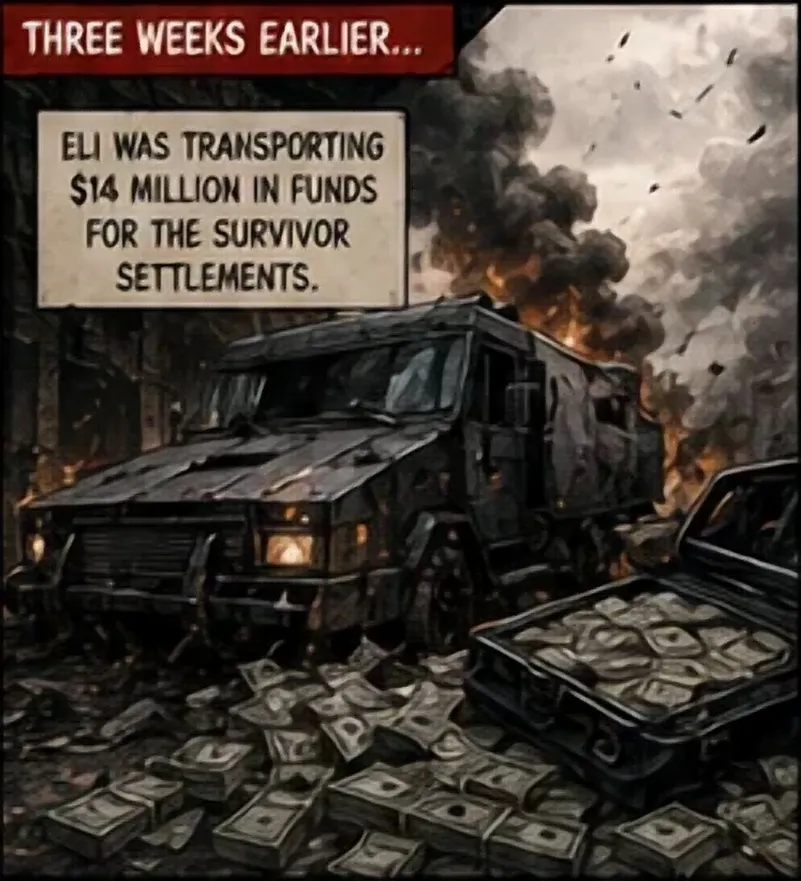
#> input picture Workbook/pkg/assets/covenant-ch1/p1_1.webp, 801 x 881 px, shrunk from 996 x 1096 before the run
$ python extract_panels.py ../assets/covenant-ch1/p1_1.webp ../assets/covenant-ch1/p1_2.webp
#> lines starting #> are read from the running program, lines starting #| are printed output that depends on the picture; after the words box and inside, x2 and y2 are one past the last pixel; in counts of white or black regions, pixels touching at a corner belong together
#!/usr/bin/env python3
"""
extract_panels.py — detect comic panels in a full page image and tight-crop them.

Pipeline:
  1. Detect horizontal black gutters -> row bands.
  2. Within each band, detect vertical black gutters -> panel columns.
  3. Tight-trim each panel to its non-black content bbox (removes gutter slivers).
  4. Emit crops + a layout.json (rows of {x0,y0,x1,y1}).

Usage:
  python extract_panels.py SOURCE.png OUT_DIR
Then verify OUT_DIR/_overlay.png before using the crops.

Notes:
  - Thresholds (BLACK=22, content fracs) were tuned for the Covenant source art.
    A new comic with different gutter darkness may need tweaks.
  - Detection is heuristic. ALWAYS eyeball _overlay.png; comics with non-black
    gutters or borderless panels will need manual band/segment overrides.
"""
import sys, os, json, cv2, numpy as np

BLACK = 22  # pixel value below which a pixel counts as "gutter/black"

def runs(idx, minlen):
    out=[]
    if len(idx)==0: return out
    s=p=int(idx[0])
    for i in idx[1:]:
        i=int(i)
        if i==p+1: p=i
        else:
            if p-s+1>=minlen: out.append((s,p))
            s=p=i
    if p-s+1>=minlen: out.append((s,p))
    return out

def tight(mask, y0,y1,x0,x1, thr=0.03, pad=1):
    sub=mask[y0:y1,x0:x1]
    cols=np.where(sub.mean(axis=0)>thr)[0]; rows=np.where(sub.mean(axis=1)>thr)[0]
    if len(cols)==0 or len(rows)==0: return (x0,y0,x1,y1)
    return (max(0,x0+int(cols[0])-pad),  max(0,y0+int(rows[0])-pad),
            min(mask.shape[1],x0+int(cols[-1])+1+pad), min(mask.shape[0],y0+int(rows[-1])+1+pad))

def main(src, outdir):
#> called with src = '../assets/covenant-ch1/p1_1.webp', outdir = '../assets/covenant-ch1/p1_2.webp'
    os.makedirs(outdir, exist_ok=True)
    img=cv2.imread(src); h,w=img.shape[:2]
#> in main, img is the input picture: shape (881, 801, 3); mean B, G, R 56.3, 63.6, 72.5
    mask=(cv2.cvtColor(img,cv2.COLOR_BGR2GRAY)>BLACK).astype(np.uint8)
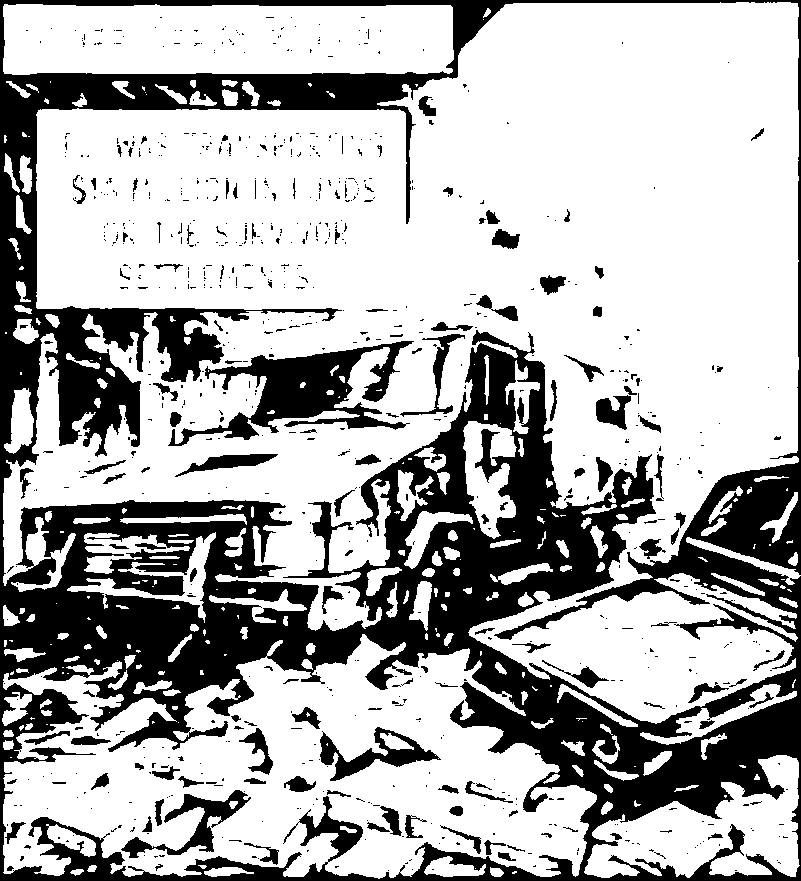
#> mask: shape (881, 801); values 0 (black) and 1 (white), 69.2% white; 832 black regions (694 under 20 px), largest, box (x1, y1, x2, y2) and area: (0, 0, 801, 881) 187155, (168, 341, 414, 446) 8827, (121, 790, 251, 858) 2173

    # horizontal gutters -> bands
    hg=runs(np.where(mask.mean(axis=1)<0.06)[0], 2)
#> in runs, `s=p=int(idx[0])`: s = 0
#> the loop in runs, `for i in idx[1:]:` made 6 passes
#> (i, s, p) on pass 3: (877, 877, 877)
#> after the loop in runs, `for i in idx[1:]:`: out = [(0, 2)]
#> hg = [(0, 2), (877, 880)]
    edges=[0]+[ (a+b)//2 for (a,b) in hg ]+[h]
#> edges = [0, 1, 878, 881]
    edges=sorted(set(edges))
    bands=[(edges[i],edges[i+1]) for i in range(len(edges)-1) if edges[i+1]-edges[i]>40]
#> bands = [(1, 878)]

    boxes=[]; overlay=img.copy()
    for (y0,y1) in bands:
        cf=mask[y0:y1,:].mean(axis=0)
        vg=runs(np.where(cf<0.05)[0],4)
        cuts=sorted(set([0]+[(a+b)//2 for (a,b) in vg]+[w]))
        row=[]
        for i in range(len(cuts)-1):
            x0,x1=cuts[i],cuts[i+1]
            if x1-x0<55 or mask[y0:y1,x0:x1].mean()<0.12: continue
            row.append(tight(mask,y0,y1,x0,x1))
        if row: boxes.append(row)
#> this loop made 1 pass
#> (y0, y1, cuts) on pass 1: (1, 878, [0, 801])
#> pass 1, in tight, `sub=mask[y0:y1,x0:x1]`:
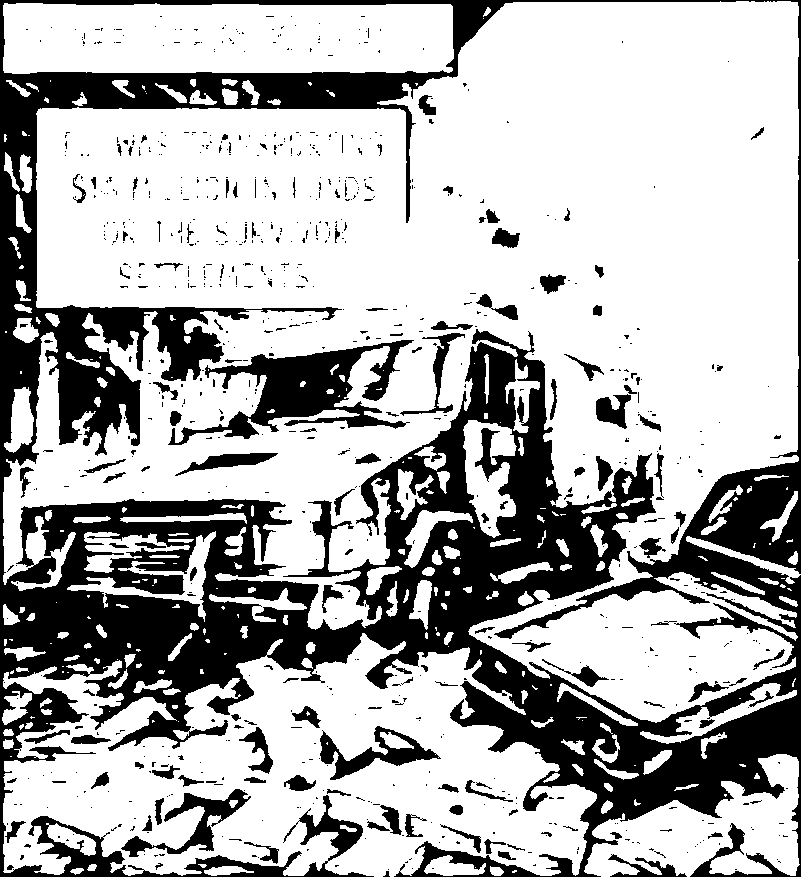
#> sub: shape (877, 801); values 0 (black) and 1 (white), 69.5% white; 834 black regions (694 under 20 px), largest, box (x1, y1, x2, y2) and area: (0, 0, 801, 877) 183315, (168, 340, 414, 445) 8827, (121, 789, 251, 857) 2173
#> after the loop, boxes = [[(2, 1, 800, 879)]]

    pages=[]
    for r,rw in enumerate(boxes,1):
        page=[]
        for c,(x0,y0,x1,y1) in enumerate(rw,1):
            cv2.imwrite(f'{outdir}/p{r}_{c}.png', img[y0:y1,x0:x1])
            cv2.rectangle(overlay,(x0,y0),(x1,y1),(0,255,0),2)
            page.append({"file":f"p{r}_{c}.png","x0":x0,"y0":y0,"x1":x1,"y1":y1,
                         "ar":round((x1-x0)/(y1-y0),3)})
        pages.append(page)
#> this loop made 1 pass
#> (r, rw) on pass 1: (1, [(2, 1, 800, 879)])
#> pass 1, in main, `cv2.imwrite(f'{outdir}/p{r}_{c}.png', img[y0:y1,x0:x1])`:
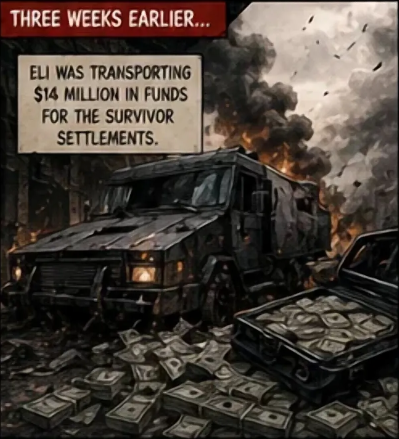
#> saved as p1_1.png: shape (878, 798, 3) (shown at 1/2 size); mean B, G, R 56.7, 64, 72.9
#> after the loop:
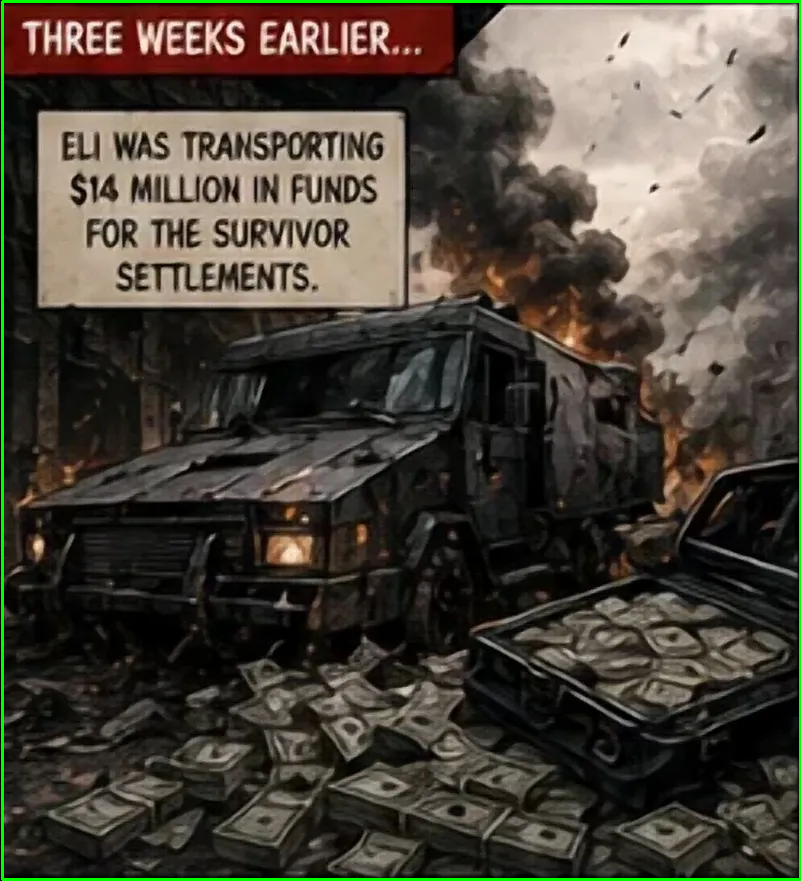
#> overlay: shape (881, 801, 3); 1.3% of pixels changed, all inside (x1, y1, x2, y2) = (1, 0, 801, 881)
#> after the loop, pages = 1 item
    cv2.imwrite(f'{outdir}/_overlay.png', overlay)
    json.dump({"source":src,"size":[w,h],"pages":pages}, open(f'{outdir}/layout.json','w'), indent=2)
    print("rows:",[len(p) for p in pages],"total:",sum(len(p) for p in pages))
#| rows: [1] total: 1
    print("Verify:",f'{outdir}/_overlay.png')

if __name__=="__main__":
    if len(sys.argv)!=3: print(__doc__); sys.exit(1)
    main(sys.argv[1], sys.argv[2])

$ run again, on Workbook/pkg/assets/covenant-ch1/p1_3.webp
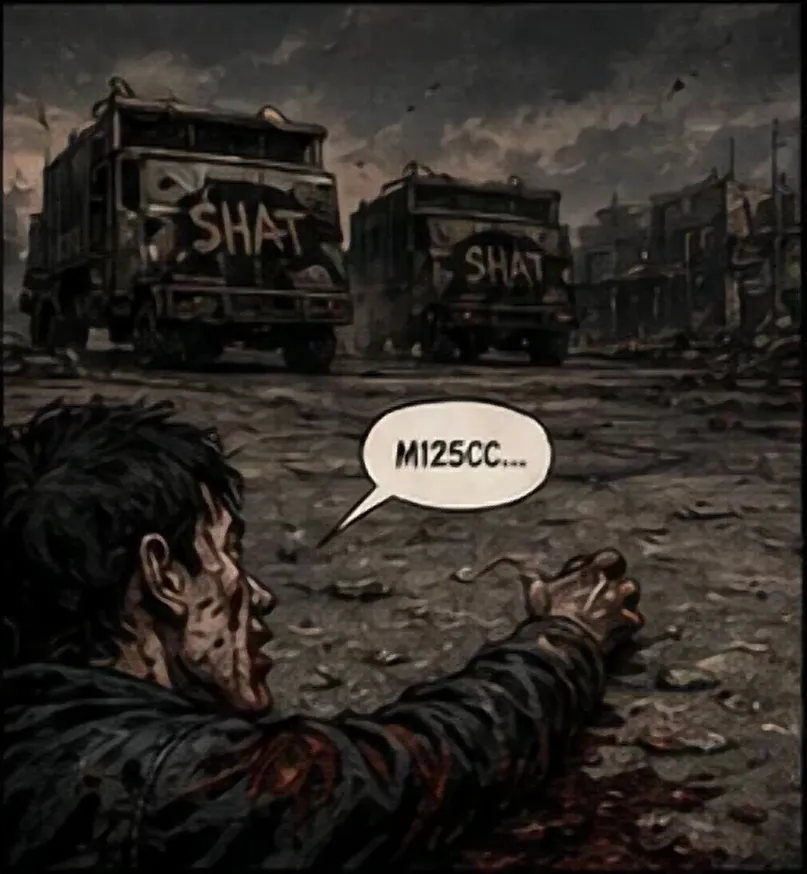
#> input picture Workbook/pkg/assets/covenant-ch1/p1_3.webp, 807 x 874 px, shrunk from 1012 x 1096 before the run
#> in main, img is the input picture: shape (874, 807, 3); mean B, G, R 37.8, 42.5, 47.1
#> in main, `mask=(cv2.cvtColor(img,cv2.COLOR_BGR2GRAY)>BLACK).astype(np.uint8)`:
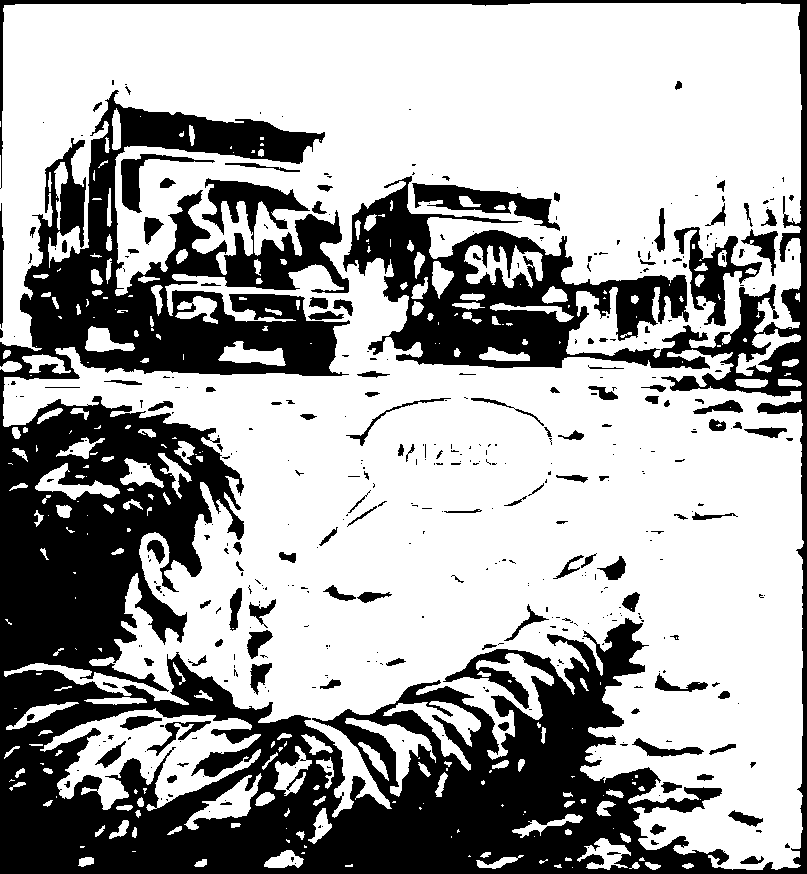
#> mask: shape (874, 807); values 0 (black) and 1 (white), 65.3% white; 421 black regions (295 under 20 px), largest, box (x1, y1, x2, y2) and area: (0, 0, 807, 874) 222847, (412, 183, 560, 231) 2661, (674, 227, 762, 326) 2655
#> in runs, `s=p=int(idx[0])`: s = 0
#> the loop in runs, `for i in idx[1:]:` made 7 passes
#> (i, s, p) on pass 3: (869, 869, 869)
#> after the loop in runs, `for i in idx[1:]:`: out = [(0, 2)]
#> hg = [(0, 2), (869, 873)]
#> edges = [0, 1, 871, 874]
#> bands = [(1, 871)]
#> the loop in main, `for (y0,y1) in bands:` made 1 pass
#> (y0, y1, vg, cuts) on pass 1: (1, 871, [(803, 806)], [0, 804, 807])
#> after the loop in main, `for (y0,y1) in bands:`: boxes = [[(0, 2, 804, 871)]]
#> the loop in main, `for r,rw in enumerate(boxes,1):` made 1 pass
#> (r, rw) on pass 1: (1, [(0, 2, 804, 871)])
#> after the loop in main, `for r,rw in enumerate(boxes,1):`:
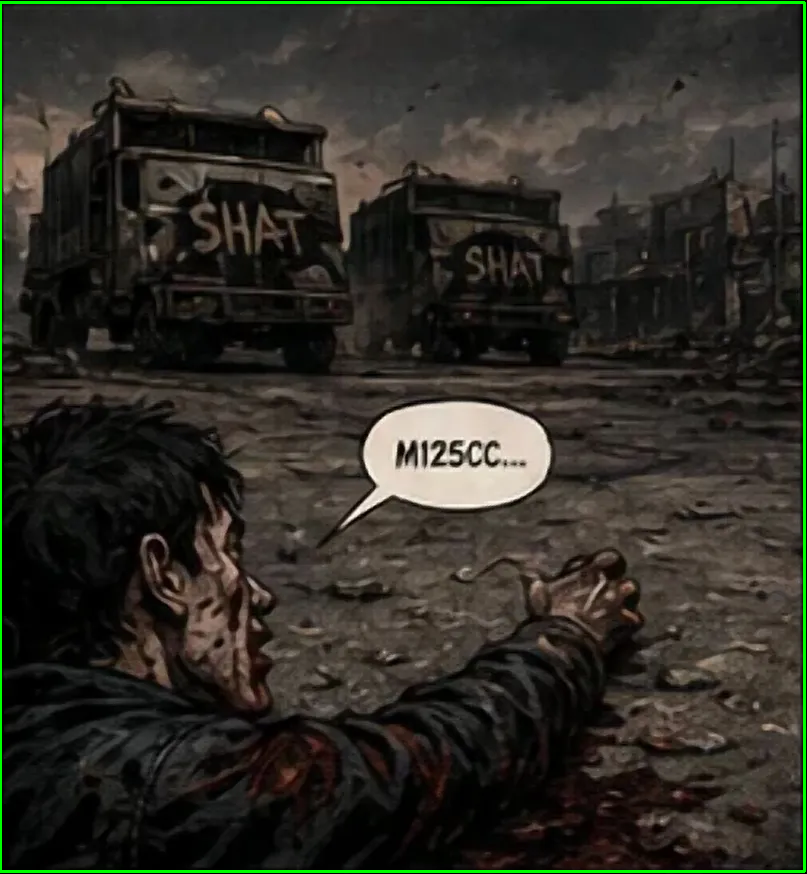
#> overlay: shape (874, 807, 3); 1.3% of pixels changed, all inside (x1, y1, x2, y2) = (0, 1, 806, 873)
#> after the loop in main, `for r,rw in enumerate(boxes,1):`: pages = 1 item
#| rows: [1] total: 1
